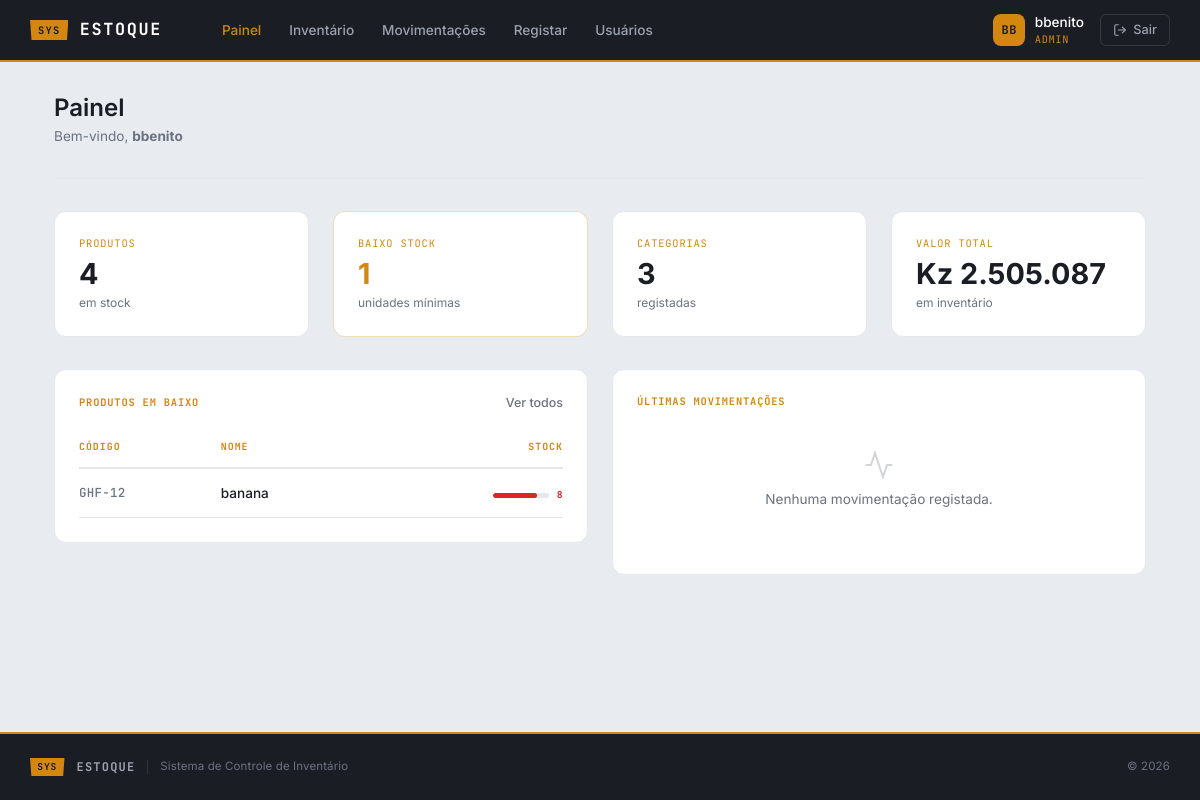
The app's page /pages/dashboard.php (signed in) with its own data.
### tables this page shows
CREATE TABLE `produtos` (
  `id` int(255) NOT NULL,
  `codigo` varchar(20) NOT NULL,
  `nome` varchar(100) NOT NULL,
  `categoria` varchar(100) DEFAULT NULL,
  `preco` decimal(10,2) DEFAULT NULL,
  `quantidade` int(11) DEFAULT 0,
  `categoria_id` int(11) DEFAULT NULL
);

### model/Produto.php (called while the page is built, shortened)
<?php
class Produto {
    private $conn;
    public function __construct($conn) {
        $this->conn = $conn;
    }
    public function contarProdutos()
    {
        $sql = "SELECT COUNT(*) AS total FROM produtos";
        $query = $this->conn->prepare($sql);
        $query->execute();
        $result = $query->get_result();
        $row = $result->fetch_assoc();
        return (int)$row['total'];
    }
    public function contarBaixoStock($limite = 10)
    {
        $sql = "SELECT COUNT(*) AS total FROM produtos WHERE quantidade < ?";
        $query = $this->conn->prepare($sql);
        $query->bind_param("i", $limite);
        $query->execute();
        $result = $query->get_result();
        $row = $result->fetch_assoc();
        return (int)$row['total'];
    }
    public function contarCategorias()
    {
        $sql = "SELECT COUNT(*) AS total FROM categorias";
        $query = $this->conn->prepare($sql);
        $query->execute();
        $result = $query->get_result();
        $row = $result->fetch_assoc();
        return (int)$row['total'];
    }
    public function calcularValorTotal()
    {
        $sql = "SELECT COALESCE(SUM(preco * quantidade), 0) AS total FROM produtos";
        $query = $this->conn->prepare($sql);
        $query->execute();
        $result = $query->get_result();
        $row = $result->fetch_assoc();
        return (float)$row['total'];
    }
    public function listarBaixoStock($limite = 10)
    {
        $sql = "SELECT p.*, c.nome AS categoria FROM produtos p LEFT JOIN categorias c ON p.categoria_id = c.id WHERE p.quantidade < ? ORDER BY p.quantidade ASC LIMIT 10";
        $query = $this->conn->prepare($sql);
        $query->bind_param("i", $limite);
        $query->execute();
        $result = $query->get_result();
        return $result->fetch_all(MYSQLI_ASSOC);
    }
}

### pages/dashboard.php (the view, shortened to what this page needs)
<?php
require_once __DIR__ . "/../config/Database.php";
require_once __DIR__ . "/../model/Produto.php";
$db = new Database();
$conn = $db->conectar();
$produto = new Produto($conn);
$movimentacao = new Movimentacao($conn);
$totalProdutos = $produto->contarProdutos();
$baixoStock = $produto->contarBaixoStock(10);
$totalCategorias = $produto->contarCategorias();
$valorTotal = $produto->calcularValorTotal();
$produtosBaixoStock = $produto->listarBaixoStock(10);
$ultimasMovimentacoes = $movimentacao->listarUltimasMovimentacoes(8);
require_once "layouts/header.php";
?>
<div class="app-body">
    <div class="app-container">
        <div class="page-header">
            <h1>Painel</h1>
            <p>Bem-vindo, <strong><?= htmlspecialchars($_SESSION['nome']) ?></strong></p>
        </div>
        <div class="row g-4">
            <div class="col-12 col-md-6 col-lg-3">
                <a href="/pages/ListarProdutos.php" class="card-app card-kpi">
                    <div class="card-kpi-tag">PRODUTOS</div>
                    <div class="card-kpi-value"><?= $totalProdutos ?></div>
                    <div class="card-kpi-label">em stock</div>
                </a>
            </div>
            <div class="col-12 col-md-6 col-lg-3">
                <a href="#baixo-stock" class="card-app card-kpi <?= $baixoStock > 0 ? 'card-kpi-warn' : '' ?>">
                    <div class="card-kpi-tag">BAIXO STOCK</div>
                    <div class="card-kpi-value"><?= $baixoStock ?></div>
                    <div class="card-kpi-label">unidades mínimas</div>
                </a>
            </div>
            <div class="col-12 col-md-6 col-lg-3">
                <div class="card-app card-kpi">
                    <div class="card-kpi-tag">CATEGORIAS</div>
                    <div class="card-kpi-value"><?= $totalCategorias ?></div>
                    <div class="card-kpi-label">registadas</div>
                </div>
            </div>
            <div class="col-12 col-md-6 col-lg-3">
                <div class="card-app card-kpi">
                    <div class="card-kpi-tag">VALOR TOTAL</div>
                    <div class="card-kpi-value"><?= $valorTotal >= 1000 ? 'Kz ' . number_format($valorTotal, 0, ',', '.') : 'Kz ' . number_format($valorTotal, 2, ',', '.') ?></div>
                    <div class="card-kpi-label">em inventário</div>
                </div>
            </div>
        </div>
        <div class="row g-4" style="margin-top:0.5rem;">
            <div class="col-12 col-lg-6" id="baixo-stock">
                <div class="card-app">
                    <div class="card-section-head">
                        <div class="card-section-tag">Produtos em Baixo</div>
                        <?php if (!empty($produtosBaixoStock)): ?>
                        <a href="/pages/ListarProdutos.php" class="card-section-link">Ver todos</a>
                        <?php endif; ?>
                    </div>
                    <?php if (empty($produtosBaixoStock)): ?>
                    <div class="card-section-empty">
                        <svg viewBox="0 0 24 24"><path d="M22 11.08V12a10 10 0 1 1-5.93-9.14"/><polyline points="22 4 12 14.01 9 11.01"/></svg>
                        <p>Todos os produtos com stock suficiente.</p>
                    </div>
                    <?php else: ?>
                    <div class="list-table-wrap">
                        <table class="list-table">
                            <thead>
                                <tr>
                                    <th>Código</th>
                                    <th>Nome</th>
                                    <th>Stock</th>
                                </tr>
                            </thead>
                            <tbody>
                                <?php foreach ($produtosBaixoStock as $p):
                                    $qty = (int)$p['quantidade'];
                                    if ($qty >= 10) { $stockLevel = 'low'; } else { $stockLevel = 'critical'; }
                                ?>
                                <tr>
                                    <td class="cell-code"><?= htmlspecialchars($p['codigo']) ?></td>
                                    <td class="cell-name"><?= htmlspecialchars($p['nome']) ?></td>
                                    <td>
                                        <div class="stock-wrap">
                                            <div class="stock-bar">
                                                <div class="stock-bar-fill <?= $stockLevel ?>" style="width:<?= min(($qty / 10) * 100, 100) ?>%"></div>
                                            </div>
                                            <span class="stock-label <?= $stockLevel ?>"><?= $qty ?></span>
                                        </div>
                                    </td>
                                </tr>
                                <?php endforeach; ?>
                            </tbody>
                        </table>
                    </div>
                    <?php endif; ?>
                </div>
            </div>
            <div class="col-12 col-lg-6">
                <div class="card-app">
                    <div class="card-section-head">
                        <div class="card-section-tag">Últimas Movimentações</div>
                    </div>
                    <?php if (empty($ultimasMovimentacoes)): ?>
                    <div class="card-section-empty">
                        <svg viewBox="0 0 24 24"><polyline points="22 12 18 12 15 21 9 3 6 12 2 12"/></svg>
                        <p>Nenhuma movimentação registada.</p>
                    </div>
                    <?php endif; ?>
                </div>
            </div>
        </div>
    </div>
</div>
<?php require_once "layouts/footer.php"; ?>

### public/css/app.css (style rules this page uses)
:root { --c-deep: #1A1D23; --c-deep-mid: #252830; --c-paper: #E8ECF1; --c-amber: #D4870E; --c-amber-light: #F5B942; --c-white: #FFFFFF; --c-muted: #6B7280; --c-muted-light: #9CA3AF; --c-border: #D1D5DB; --c-border-light: #E5E7EB; --c-input-bg: #F3F4F6; --c-error: #DC2626; --c-success: #059669; --font-body: 'Inter', system-ui, sans-serif; --font-tag: 'JetBrains Mono', monospace; }
*, *::before, *::after { margin: 0; padding: 0; box-sizing: border-box; }
body { font-family: var(--font-body); background: var(--c-paper); color: var(--c-deep); min-height: 100vh; display: flex; flex-direction: column; }
.app-body { flex: 1; padding: 2rem 0; }
.app-container { max-width: 1140px; margin: 0 auto; padding: 0 1.5rem; width: 100%; }
.page-header { margin-bottom: 2rem; padding-bottom: 1rem; border-bottom: 1px solid var(--c-border-light); }
.page-header h1 { font-size: 1.5rem; font-weight: 600; color: var(--c-deep); margin-bottom: 0.2rem; }
.page-header p { font-size: 0.85rem; color: var(--c-muted); }
.card-app { background: var(--c-white); border: 1px solid var(--c-border-light); border-radius: 12px; padding: 1.5rem; }
.list-table-wrap { overflow-x: auto; }
.list-table { width: 100%; border-collapse: separate; border-spacing: 0; font-size: 0.85rem; }
.list-table thead th { font-family: var(--font-tag); font-size: 0.62rem; font-weight: 700; letter-spacing: 0.1em; text-transform: uppercase; color: var(--c-amber); padding: 0.75rem 0.5rem; border-bottom: 2px solid var(--c-border-light); text-align: left; white-space: nowrap; }
.list-table thead th:first-child { padding-left: 0; }
.list-table thead th:last-child { padding-right: 0; text-align: right; }
.list-table tbody tr { transition: background 0.12s; }
.list-table tbody td { padding: 0.85rem 0.5rem; border-bottom: 1px solid var(--c-border-light); vertical-align: middle; }
.list-table tbody td:first-child { padding-left: 0; }
.list-table tbody td:last-child { padding-right: 0; text-align: right; }
.cell-code { font-family: var(--font-tag); font-size: 0.78rem; font-weight: 500; color: var(--c-muted); letter-spacing: 0.02em; }
.cell-name { font-weight: 500; color: var(--c-deep); }
.stock-wrap { display: inline-flex; align-items: center; gap: 0.5rem; }
.stock-bar { width: 56px; height: 5px; background: var(--c-border-light); border-radius: 3px; overflow: hidden; flex-shrink: 0; }
.stock-bar-fill { height: 100%; border-radius: 3px; transition: width 0.3s; }
.stock-bar-fill.critical { background: var(--c-error); }
.stock-label { font-family: var(--font-tag); font-size: 0.6rem; font-weight: 700; letter-spacing: 0.06em; text-transform: uppercase; white-space: nowrap; }
.stock-label.critical { color: var(--c-error); }
.card-kpi { text-decoration: none; display: block; transition: box-shadow 0.2s, border-color 0.2s; }
.card-kpi-tag { font-family: var(--font-tag); font-size: 0.65rem; letter-spacing: 0.08em; color: var(--c-amber); margin-bottom: 0.5rem; }
.card-kpi-value { font-size: 1.8rem; font-weight: 700; color: var(--c-deep); line-height: 1; }
.card-kpi-label { font-size: 0.75rem; color: var(--c-muted); margin-top: 0.3rem; }
.card-kpi-warn { border-color: rgba(212, 135, 14, 0.3); }
.card-kpi-warn .card-kpi-value { color: var(--c-amber); }
.card-section-head { display: flex; align-items: center; justify-content: space-between; margin-bottom: 1rem; }
.card-section-tag { font-family: var(--font-tag); font-size: 0.65rem; font-weight: 700; letter-spacing: 0.08em; text-transform: uppercase; color: var(--c-amber); }
.card-section-link { font-size: 0.78rem; font-weight: 500; color: var(--c-muted); text-decoration: none; transition: color 0.15s; }
.card-section-empty { text-align: center; padding: 1.5rem; color: var(--c-muted); }
.card-section-empty svg { width: 32px; height: 32px; stroke: var(--c-border); fill: none; stroke-width: 1.5; margin-bottom: 0.5rem; }
.card-section-empty p { font-size: 0.85rem; }

### records on screen
produtos: codigo "GHF-12", nome "banana", quantidade "8"

### other values on screen
substr($_SESSION['nome'] ?? 'U', 0, 2) "BB"
$_SESSION['nome'] "bbenito"
$_SESSION['role'] "ADMIN"
$totalProdutos "4"
$baixoStock "1"
$totalCategorias "3"
$valorTotal "2.505.087"
